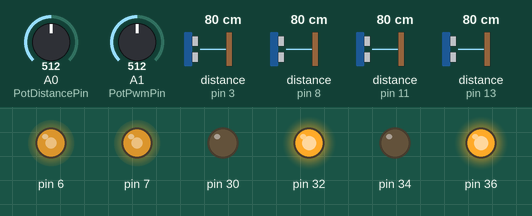
This program was run on a simulated Arduino Mega 2560, built with avr-gcc and run on an emulated ATmega2560. Shown: output pins drawn as LEDs (lit = HIGH). Dashed ring = blinking. Inputs (shaded band) come from the test bench; at power-on: distance to the obstacle (sensors on pin 3, pin 8, pin 11, pin 13) 80 cm, A0 (PotDistancePin) = 512, A1 (PotPwmPin) = 512. The echo pulse lasts 58.3 µs per cm.

Above: at 3.2 s.
3.3 s: distance to the obstacle (sensor on pin 3) set to 25 cm
4.8 s: distance to the obstacle (sensor on pin 3) set to 21 cm
At 6.2 s:
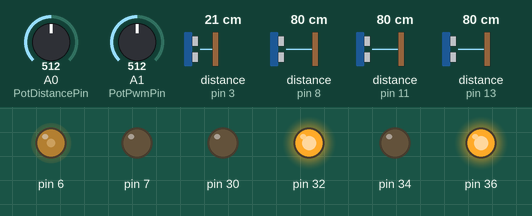
6.5 s: distance to the obstacle (sensor on pin 8) set to 6 cm
8.0 s: distance to the obstacle (sensor on pin 8) set to 3 cm
At 8.59 s:
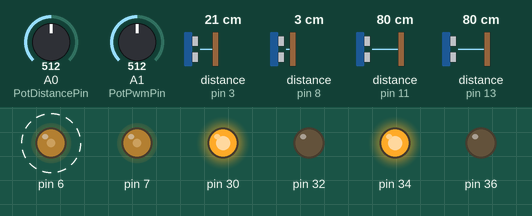
11.5 s: distance to the obstacle (sensor on pin 3) set to 5 cm
15.0 s: distance to the obstacle (sensor on pin 3) set to 2 cm
At 15.08 s:
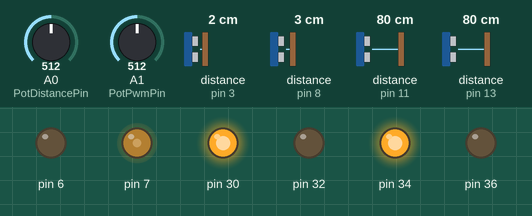
At 15.57 s:
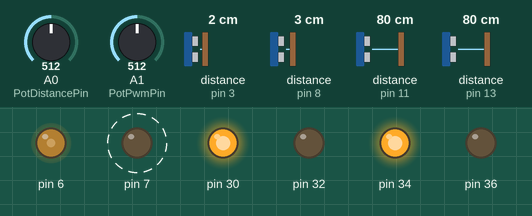
Timing chart, 0 to 19.5 s (numbered marks = the images above; inputs shaded):
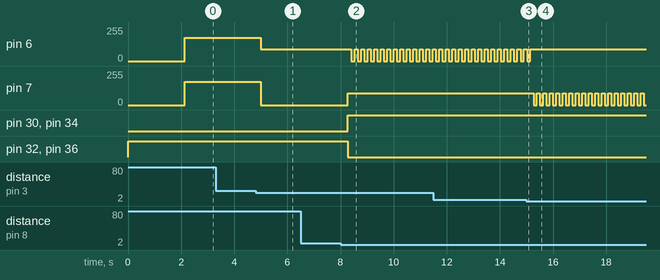

The program:

main.cpp
```cpp
#include <Wire.h>
#include <NewPing.h>
#include "hardware/Motor/Motor.h"
#include "hardware/SonarSensor/SonarSensor.h"

#define MOTOR_1_A 30
#define MOTOR_1_B 32

#define MOTOR_2_A 34
#define MOTOR_2_B 36

#define MOTOR_PWM_1 7
#define MOTOR_PWM_2 6

#define deadZonePwm 90
#define maxLimitPwm 255

#define SENSOR_TrigPin_FL 2
#define SENSOR_EchoPin_FL 3

#define SENSOR_TrigPin_FR 9
#define SENSOR_EchoPin_FR 8

#define SENSOR_TrigPin_BL 12
#define SENSOR_EchoPin_BL 13

#define SENSOR_TrigPin_BR 10
#define SENSOR_EchoPin_BR 11

// medida em centrimetro
int distanceDetection = 50;
#define PotDistancePin A0
#define minLimitDistance 5
#define maxLimitDistance 80
unsigned long potLeftlastMillis = 0;

int currentMaxLimitPwm = 0;
#define PotPwmPin A1
unsigned long potRightlastMillis = 0;

unsigned long TimeReleasePots = 1000;

Motor Motor_A(MOTOR_1_A, MOTOR_1_B, MOTOR_PWM_1, maxLimitPwm, deadZonePwm);
Motor Motor_B(MOTOR_2_A, MOTOR_2_B, MOTOR_PWM_2, maxLimitPwm, deadZonePwm);

SonarSensor Front_Sensor_FL(SENSOR_TrigPin_FL, SENSOR_EchoPin_FL);
SonarSensor Front_Sensor_FR(SENSOR_TrigPin_FR, SENSOR_EchoPin_FR);

SonarSensor Front_Sensor_BL(SENSOR_TrigPin_BL, SENSOR_EchoPin_BL);
SonarSensor Front_Sensor_BR(SENSOR_TrigPin_BR, SENSOR_EchoPin_BR);

bool isTurn = false;
bool isBackward = false;
bool isForward = false;

void setup()
{
  Serial.begin(115200);
  Wire.begin();
  Wire.setClock(400000);

  Front_Sensor_FL.begin();
  Front_Sensor_FR.begin();

  Front_Sensor_BL.begin();
  Front_Sensor_BR.begin();

  Motor_A.begin();
  Motor_B.begin();

  pinMode(PotDistancePin, INPUT);
  pinMode(PotPwmPin, INPUT);

  delay(2000);
}

void readPots()
{
  unsigned long currentMillis = millis();

  if (currentMillis - potLeftlastMillis >= TimeReleasePots)
  {
    potLeftlastMillis = currentMillis;
    int potLeft = analogRead(PotDistancePin);
    distanceDetection = map(potLeft, 0, 1000, minLimitDistance, maxLimitDistance);
  }

  if (currentMillis - potRightlastMillis >= TimeReleasePots)
  {
    potRightlastMillis = currentMillis;
    int potRight = analogRead(PotPwmPin);
    currentMaxLimitPwm = map(potRight, 0, 1000, deadZonePwm, maxLimitPwm);
  }
}

void turnLeft()
{
  Motor_A.setValue(deadZonePwm);
  Motor_B.setValue(0);
}

void turnRight()
{
  Motor_A.setValue(0);
  Motor_B.setValue(deadZonePwm);
}
void forward()
{
  int distanceFL = Front_Sensor_FL.read();
  int distanceFR = Front_Sensor_FR.read();

  int motorDistanceSensor = min(distanceFL, distanceFR);

  float speedNorm = (float)currentMaxLimitPwm / maxLimitPwm;
  int dynamicMinDistance = 10 + (speedNorm * speedNorm) * 30;
  // distância dinâmica baseada na velocidade
  int dynamicDistance = map(currentMaxLimitPwm, deadZonePwm, maxLimitPwm, minLimitDistance, distanceDetection);

  // normaliza (0 a 1)
  float distNorm = (float)motorDistanceSensor / dynamicDistance;
  distNorm = constrain(distNorm, 0.0, 1.0);

  // curva (quanto maior o expoente, mais suave no começo e mais forte no final)
  float curva = distNorm * distNorm * distNorm;

  // PWM mínimo pra não travar
  int minPwm = deadZonePwm;

  // cálculo final
  int vlPwm = minPwm + curva * (currentMaxLimitPwm - minPwm);

  // parada seca bem perto

  if (motorDistanceSensor < dynamicMinDistance)
  {
    if (motorDistanceSensor < minLimitDistance)
    {
      isBackward = true;
    }
    if (!isTurn)
    {
      isTurn = true;

      if (distanceFR < distanceFL)
      {
        turnLeft();
      }
      else
      {
        turnRight();
      }
    }
  }
  else
  {
    isTurn = false;
    isBackward = false;
    Motor_A.forward();
    Motor_B.forward();
    Motor_A.setValue(vlPwm);
    Motor_B.setValue(vlPwm);
  }
}

void backward()
{
  if (isForward)
  {
    isBackward = false;
  }

  if (isBackward)
  {
    int distanceBL = Front_Sensor_BL.read();
    int distanceBR = Front_Sensor_BR.read();
    int motorDistanceSensor = min(distanceBL, distanceBR);

    Motor_A.backward();
    Motor_B.backward();

    if (motorDistanceSensor < 20)
    {

      if (!isTurn)
      {
        isTurn = true;
        if (distanceBR < distanceBL)
        {
          turnRight();
        }
        else
        {
          turnLeft();
        }
      }
    }
    else
    {
      isTurn = false;
      Motor_A.setValue(deadZonePwm);
      Motor_B.setValue(deadZonePwm);
    }
  }
}

void driver()
{
  forward();
  backward();
}

void loop()
{
  readPots();
  driver();
}
```

Mic.cpp
```cpp

```

Motor.cpp
```cpp
#include "Arduino.h"
#include "Motor.h"

Motor::Motor(unsigned int pinA, unsigned int pinB, unsigned int pinPwm, unsigned int maxLimitPwm, unsigned int pwmDeadZone)
    : pinA(pinA), pinB(pinB), pinPwm(pinPwm), maxLimitPwm(maxLimitPwm), pwmDeadZone(pwmDeadZone)
{
}
void Motor::begin()
{
    pinMode(pinA, OUTPUT);
    pinMode(pinB, OUTPUT);
    pinMode(pinPwm, OUTPUT);
    forward();
}
void Motor::forward()
{
    digitalWrite(pinA, LOW);
    digitalWrite(pinB, HIGH);
}
void Motor::backward()
{
    digitalWrite(pinA, HIGH);
    digitalWrite(pinB, LOW);
}

void Motor::setValue(int val)
{
    val = val < pwmDeadZone ? 0 : constrain(val, pwmDeadZone, maxLimitPwm);
    analogWrite(pinPwm, val);
}
unsigned int Motor::getPinA()
{
    return pinA;
}
unsigned int Motor::getPinB()
{
    return pinB;
}
unsigned int Motor::getPinPwm()
{
    return pinPwm;
}
```

Motor.h
```cpp
class Motor
{
public:
    Motor(unsigned int pinA, unsigned int pinB, unsigned int pinPwm, unsigned int maxLimitPwm, unsigned int pwmDeadZone);
    void forward();
    void backward();
    void setValue(int val);
    unsigned int getPinA();
    unsigned int getPinB();
    unsigned int getPinPwm();
    void begin();

private:
    unsigned int pinA;
    unsigned int pinB;
    unsigned int pinPwm;
    unsigned int minLimitPwm;
    unsigned int maxLimitPwm;
    unsigned int pwmDeadZone;
};
```

SonarSensor.cpp
```cpp
#include "Arduino.h"
#include "SonarSensor.h"
#include "NewPing.h"

SonarSensor::SonarSensor(unsigned int trigPin, unsigned int echoPin) : trigPin(trigPin),
                                                                       echoPin(echoPin),
                                                                       sonar(trigPin, echoPin, 200) // 👈 inicializa aqui!
{
}
void SonarSensor::begin()
{
    pinMode(trigPin, OUTPUT);               // Define o Trigger como Saída
    pinMode(echoPin, INPUT);                // Define o Echo como Entrada
}

int SonarSensor::read()
{
    unsigned long currentMillis = millis();
    if (currentMillis - lastMillis >= 30)
    {
        lastMillis = currentMillis;

        int leitura = sonar.ping_median(3);
        if (leitura > 0)
        {
            lastvalue = leitura / 58;
            return lastvalue;
        }
    }
    return lastvalue;
}
```

SonarSensor.h
```cpp
#include "NewPing.h"

class SonarSensor
{
public:
    SonarSensor(unsigned int trigPin, unsigned int echoPin);
    unsigned int getTrigPin();
    unsigned int getEchoPin();
    int read();
    void begin();

private:
    unsigned int trigPin;
    unsigned int echoPin;
    unsigned long lastMillis = 0;
    int lastvalue = 0;
    NewPing sonar;

};
```

Driver.cpp
```cpp

```

Measured:
- the behaviour switches between 23 and 22 cm on distance to the obstacle (sensor on pin 3) (found by bisection; images 0 and 1)
- the behaviour switches between 5 and 4 cm on distance to the obstacle (sensor on pin 8) (found by bisection; images 1 and 2)
- the behaviour switches between 4 and 3 cm on distance to the obstacle (sensor on pin 3) (found by bisection; images 2 and 3)
- after the input at 3.3 s, every drawn part: stays the same
- after the input at 4.8 s, pin 6: 174/255 → 90/255 after 0.21 s; pin 7: 174/255 → 0/255 after 0.21 s
- after the input at 6.5 s, every drawn part: stays the same
- after the input at 8.0 s, pin 6: alternates 90/255 for 0.12 s and 0/255 for 0.13 s, starting after 0.40 s; pin 7: 0/255 → 90/255 after 0.28 s; pin 30, pin 34: LOW → HIGH after 0.28 s; pin 32, pin 36: HIGH → LOW after 0.28 s
- after the input at 15.0 s, pin 6: goes on until 15.1 s, then stays 90/255; pin 7: alternates 90/255 for 0.12 s and 0/255 for 0.13 s, starting after 0.27 s
